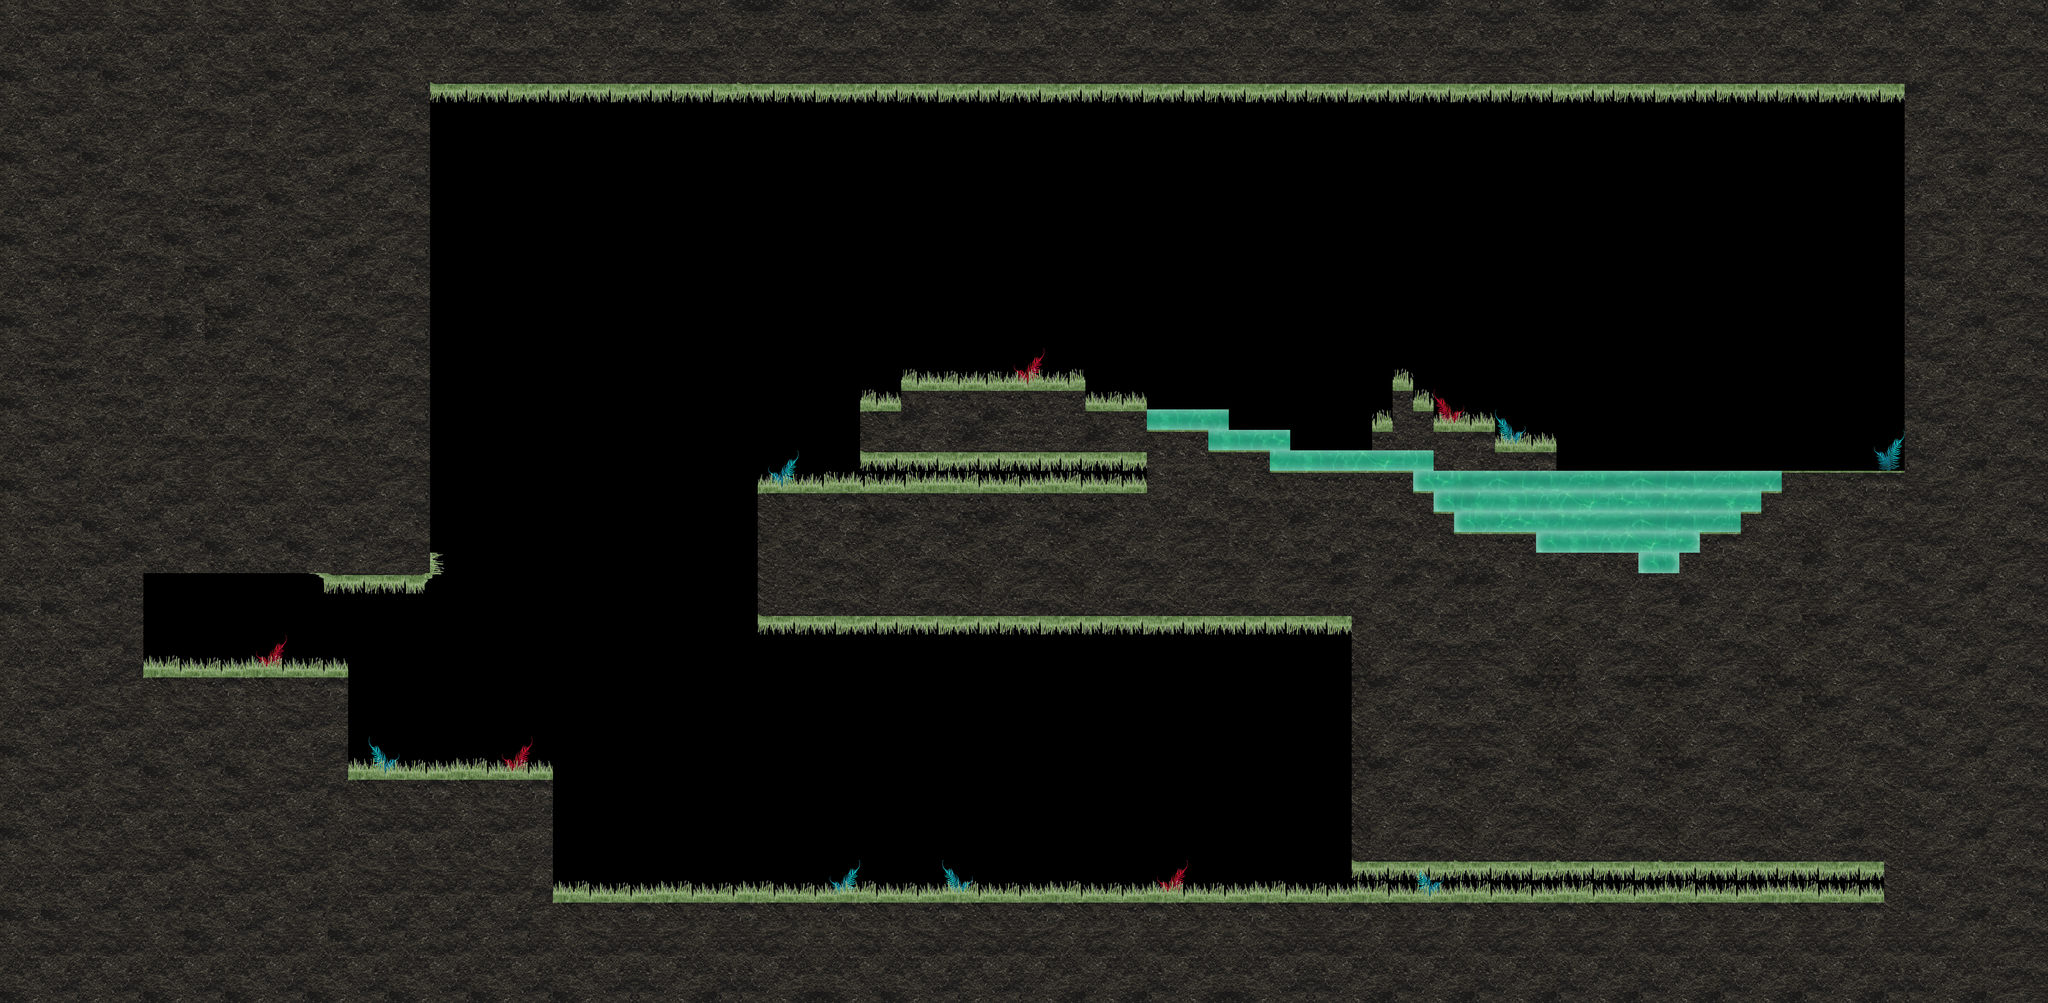

The image is a tile-based game level rendered from a .tmx file. Its description and source (layers, tilesets, objects; grid data summarised) follow:
An orthogonal 100x49 tile map with 64x64 px tiles, 3 tile layers (plantes, plateforme_traverse, plateforme_collide).

<map version="1.5" tiledversion="2021.02.15" orientation="orthogonal" renderorder="right-down" width="100" height="49" tilewidth="64" tileheight="64" infinite="0" nextlayerid="7" nextobjectid="1">
 <tileset firstgid="1" source="sprite_props.tsx" />
 <layer id="6" name="plantes" width="100" height="49">
  <data>[4900 cells, 48 non-empty, 8 distinct tile ids]</data>
 </layer>
 <layer id="2" name="plateforme_traverse" width="100" height="49">
  <data>[4900 cells, 422 non-empty, 67 distinct tile ids]</data>
 </layer>
 <layer id="1" name="plateforme_collide" width="100" height="49">
  <data>[4900 cells, 2724 non-empty, 29 distinct tile ids]</data>
 </layer>
</map>
